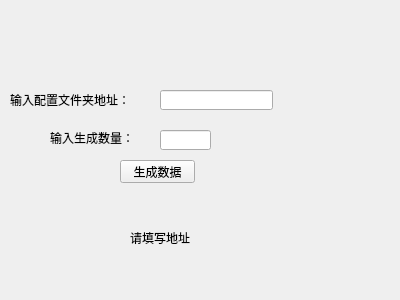
<?xml version="1.0" encoding="UTF-8"?>
<ui version="4.0">
 <class>Form</class>
 <widget class="QWidget" name="Form">
  <property name="geometry">
   <rect>
    <x>0</x>
    <y>0</y>
    <width>400</width>
    <height>300</height>
   </rect>
  </property>
  <property name="windowTitle">
   <string>Form</string>
  </property>
  <widget class="QLineEdit" name="lineEdit">
   <property name="geometry">
    <rect>
     <x>160</x>
     <y>90</y>
     <width>113</width>
     <height>20</height>
    </rect>
   </property>
  </widget>
  <widget class="QPushButton" name="pushButton">
   <property name="geometry">
    <rect>
     <x>120</x>
     <y>160</y>
     <width>75</width>
     <height>23</height>
    </rect>
   </property>
   <property name="text">
    <string>生成数据</string>
   </property>
  </widget>
  <widget class="QLabel" name="label">
   <property name="geometry">
    <rect>
     <x>10</x>
     <y>90</y>
     <width>121</width>
     <height>20</height>
    </rect>
   </property>
   <property name="text">
    <string>输入配置文件夹地址：</string>
   </property>
  </widget>
  <widget class="QLabel" name="label_2">
   <property name="geometry">
    <rect>
     <x>130</x>
     <y>230</y>
     <width>141</width>
     <height>16</height>
    </rect>
   </property>
   <property name="font">
    <font>
     <weight>50</weight>
     <bold>false</bold>
    </font>
   </property>
   <property name="text">
    <string>请填写地址</string>
   </property>
  </widget>
  <widget class="QLineEdit" name="lineEdit_2">
   <property name="geometry">
    <rect>
     <x>160</x>
     <y>130</y>
     <width>51</width>
     <height>20</height>
    </rect>
   </property>
  </widget>
  <widget class="QLabel" name="label_3">
   <property name="geometry">
    <rect>
     <x>50</x>
     <y>130</y>
     <width>111</width>
     <height>16</height>
    </rect>
   </property>
   <property name="text">
    <string>输入生成数量：</string>
   </property>
  </widget>
 </widget>
 <resources/>
 <connections/>
</ui>
